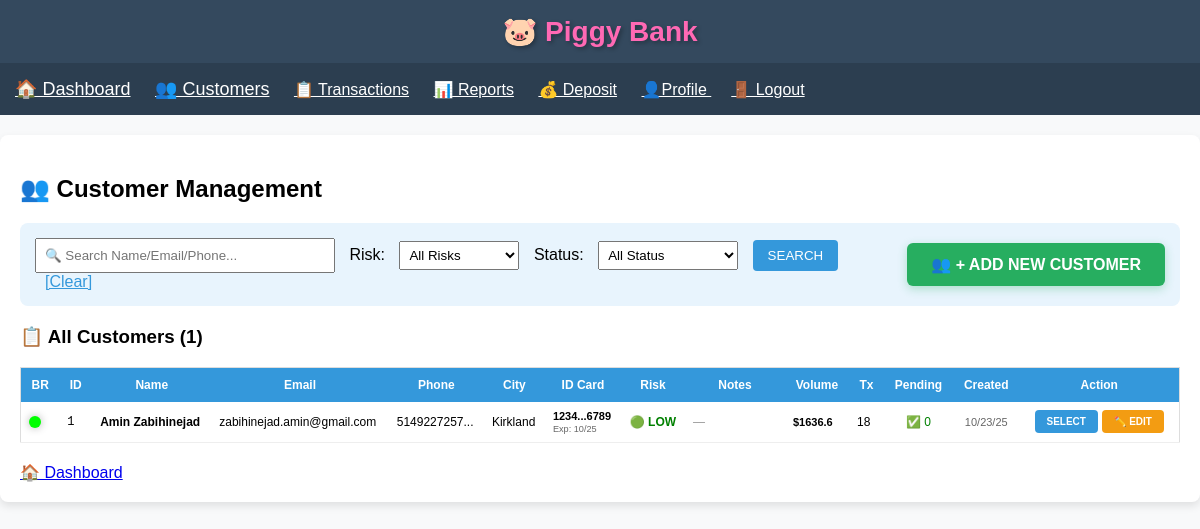
The app's page /customers (signed in) with its own data.
### app.py (models this page shows)
class Client(db.Model):
    id = db.Column(db.Integer, primary_key=True)
    first_name = db.Column(db.String(100), nullable=False)
    last_name = db.Column(db.String(100), nullable=False)
    email = db.Column(db.String(120), nullable=False)
    phone = db.Column(db.String(20), nullable=False)
    apartment = db.Column(db.String(20))
    civic_number = db.Column(db.String(20), nullable=False)
    street = db.Column(db.String(200), nullable=False)
    city = db.Column(db.String(100), nullable=False)
    province = db.Column(db.String(10), nullable=False)
    postal_code = db.Column(db.String(10), nullable=False)
    risk_level = db.Column(db.String(20), default='low risk')
    notes = db.Column(db.Text)
    created_at = db.Column(db.DateTime, default=datetime.utcnow)
    id1_type = db.Column(db.String(50))
    id1_issued_by = db.Column(db.String(100))
    id1_number = db.Column(db.String(50))
    id1_expiry_date = db.Column(db.Date)
    id2_type = db.Column(db.String(50))
    id2_issued_by = db.Column(db.String(100))
    id2_number = db.Column(db.String(50))
    id2_expiry_date = db.Column(db.Date)
    id3_type = db.Column(db.String(50))
    id3_issued_by = db.Column(db.String(100))
    id3_number = db.Column(db.String(50))
    id3_expiry_date = db.Column(db.Date)
    transactions = db.relationship('Transaction', backref='client', lazy=True)

### app.py (the view)
@app.route('/customers', methods=['GET', 'POST'])
def customers():
    if 'user_id' not in session:
        flash('🔒 Please log in first!')
        return redirect(url_for('login'))
    print(f"🔍 Customers page - loading {Client.query.count()} total clients")
    return render_template('customers.html',
                           clients_data=calculate_clients_data(),
                           request=request,
                           form_data={},
                           now=datetime.utcnow().date())

### app.py (called while the page is built, shortened)
def interpolate_color(volume):
    min_volume = 3000
    max_volume = 10000
    if volume < min_volume:
        return "#00FF00"

def convert_to_usd(amount, currency):
    rates = {'CAD': 0.72, 'EUR': 1.08, 'GBP': 1.30, 'IRR': 0.000024}
    return amount * rates.get(currency, 1.0)

### templates/customers.html (shortened to what this page needs)
{% extends "base.html" %}
{% block content %}
<h2>👥 Customer Management</h2>
<div style="background:#e8f4fd; padding:15px; border-radius:8px; margin-bottom:20px;">
    <div style="display: flex; justify-content: space-between; align-items: center; flex-wrap: wrap; gap: 15px;">
        <form method="GET" style="display: inline; flex: 1; min-width: 600px;">
            <input type="text" name="search" placeholder="🔍 Search Name/Email/Phone..."
                   value="{{ request.args.get('search', '') }}" style="width:300px; padding:8px; margin-right:10px;">
            Risk: <select name="risk_level" style="margin:0 10px; padding:5px; width:120px;">
                <option value="">All Risks</option>
            </select>
            Status: <select name="tx_status" style="margin:0 10px; padding:5px; width:140px;">
                <option value="">All Status</option>
            </select>
            <input type="submit" value="SEARCH" style="padding:8px 15px; background:#3498db; color:white; border:none; border-radius:4px;">
            <a href="{{ url_for('customers') }}" style="margin-left:10px; color:#3498db;">[Clear]</a>
        </form>
        <a href="{{ url_for('edit_client', client_id='new') }}"
           style="background:#27ae60; color:white; padding:12px 24px; text-decoration:none; border-radius:6px; font-weight:bold; font-size:16px; box-shadow:0 3px 10px rgba(39,174,96,0.3);">
           👥 + ADD NEW CUSTOMER
        </a>
    </div>
</div>
<h3>📋 All Customers ({{ clients_data|length }})</h3>
<table style="width:100%; border-collapse:collapse; font-size:12px; border:1px solid #ddd;">
    <tr style="background:#3498db; color:white;">
        <th style="padding:10px;">BR</th>
        <th style="padding:10px;">ID</th>
        <th style="padding:10px;">Name</th>
        <th style="padding:10px;">Email</th>
        <th style="padding:10px;">Phone</th>
        <th style="padding:10px;">City</th>
        <th style="padding:10px;">ID Card</th>
        <th style="padding:10px;">Risk</th>
        <th style="padding:10px; width:100px;">Notes</th>
        <th style="padding:10px;">Volume</th>
        <th style="padding:10px;">Tx</th>
        <th style="padding:10px;">Pending</th>
        <th style="padding:10px;">Created</th>
        <th style="padding:10px; width:160px;">Action</th>
    </tr>
    {% for data in clients_data %}
    <tr style="border-bottom:1px solid #eee; {% if data.client.risk_level == 'high risk' or data.client.risk_level == 'on hold' %}background:#fff5f5;{% endif %}">
        <td style="padding:8px;"><span class="led-indicator" style="background-color: {{ data.led_color }};" title="Business Relation: ${{ '%.2f'|format(data.total_volume_usd) }} over past 6 months"></span></td>
        <td style="padding:8px; font-family:monospace;">{{ data.client.id }}</td>
        <td style="padding:8px;"><strong>{{ data.client.first_name }} {{ data.client.last_name }}</strong></td>
        <td style="padding:8px;">{{ data.client.email or '—' }}</td>
        <td style="padding:8px;">{{ data.client.phone[:12] }}...</td>
        <td style="padding:8px;">{{ data.client.city or '—' }}</td>
        <td style="padding:8px; font-size:11px;">
            {% if data.client.id1_number or data.client.id2_number or data.client.id3_number %}
                {% if data.client.id1_number %}
                    <strong>{{ data.client.id1_number[:4] }}...{{ data.client.id1_number[-4:] }}</strong>
                    {% if data.client.id1_expiry_date %}
                        <br><small style="{% if data.client.id1_expiry_date and data.client.id1_expiry_date < now %}color:red;{% else %}color:#666;{% endif %}">
                            Exp: {{ data.client.id1_expiry_date.strftime('%m/%y') }}
                        </small>
                    {% endif %}
                {% elif data.client.id2_number %}
                    <strong>{{ data.client.id2_number[:4] }}...{{ data.client.id2_number[-4:] }}</strong>
                {% elif data.client.id3_number %}
                    <strong>{{ data.client.id3_number[:4] }}...{{ data.client.id3_number[-4:] }}</strong>
                {% endif %}
            {% else %}
                <span style="color:#999;">—</span>
            {% endif %}
        </td>
        <td style="padding:8px; text-align:center; font-weight:bold;">
            {% if data.client.risk_level == 'low risk' %}<span style="color:green;">🟢 LOW</span>
            {% elif data.client.risk_level == 'medium risk' %}<span style="color:orange;">🟡 MED</span>
            {% elif data.client.risk_level == 'high risk' %}<span style="color:red;">🟠 HIGH</span>
            {% else %}<span style="color:red;">🔴 HOLD</span>{% endif %}
        </td>
        <td style="padding:8px;">
            {% if data.client.notes %}
                <div style="height:25px; overflow-y:auto; border:1px solid #ddd; padding:2px; background:#f9f9f9; font-size:9px; border-radius:3px;">
                    {{ data.client.notes[:60] }}{% if data.client.notes|length > 60 %}...{% endif %}
                </div>
            {% else %}
                <span style="color:#999; font-style:italic;">—</span>
            {% endif %}
        </td>
        <td style="padding:8px; font-weight:bold; font-size:11px;">${{ "%.1f"|format(data.total_volume_usd) }}</td>
        <td style="padding:8px;">{{ data.transactions_list|length }}</td>
        <td style="padding:8px; text-align:center;">
            {% set pending_tx = data.transactions_list|selectattr('status', 'equalto', 'pending')|list %}
            {% if pending_tx|length > 0 %}
                <span style="color:red; font-weight:bold;">🚨 {{ pending_tx|length }}</span>
            {% else %}
                <span style="color:green;">✅ 0</span>
            {% endif %}
        </td>
        <td style="padding:8px; font-size:11px; text-align:center; color:#666;">
            {{ data.client.created_at.strftime('%m/%d/%y') }}
        </td>
        <td style="padding:8px;">
            <div style="display: flex; gap: 4px; justify-content: center;">
                <a href="{{ url_for('select_customer', client_id=data.client.id) }}"
                   style="background:#3498db; color:white; padding:6px 12px; text-decoration:none; border-radius:4px; font-size:10px; font-weight:bold; white-space: nowrap;">SELECT</a>
                <a href="{{ url_for('edit_client', client_id=data.client.id) }}"
                   style="background:#f39c12; color:white; padding:6px 12px; text-decoration:none; border-radius:4px; font-size:10px; font-weight:bold; white-space: nowrap;">✏️ EDIT</a>
            </div>
        </td>
    </tr>
    {% endfor %}
</table>
<div style="margin-top:20px;">
    <a href="{{ url_for('index') }}" style="font-size:16px;">🏠 Dashboard</a>
</div>
{% endblock %}

### templates/base.html (style rules this page uses)
* { box-sizing: border-box; }
body { font-family: Arial; margin: 0; padding: 0; background: #f8f9fa; }

### templates/customers.html (style rules this page uses)
.led-indicator { display: inline-block; width: 12px; height: 12px; border-radius: 50%; box-shadow: 0 0 8px rgba(0, 0, 0, 0.3); vertical-align: middle; margin-right: 5px; }

### records on screen
Client: client.id "1", client.first_name "Amin", client.last_name "Zabihinejad", client "zabihinejad.amin@gmail.com", client "5149227257", client "Kirkland", client "1234", client "6789", client.id1_expiry_date "10/25", client.created_at "10/23/25"

### other values on screen
{{ clients_data|length }} "1"
{{ "%.1f"|format(data.total_volume_usd) }} "1636.6"
{{ data.transactions_list|length }} "18"
